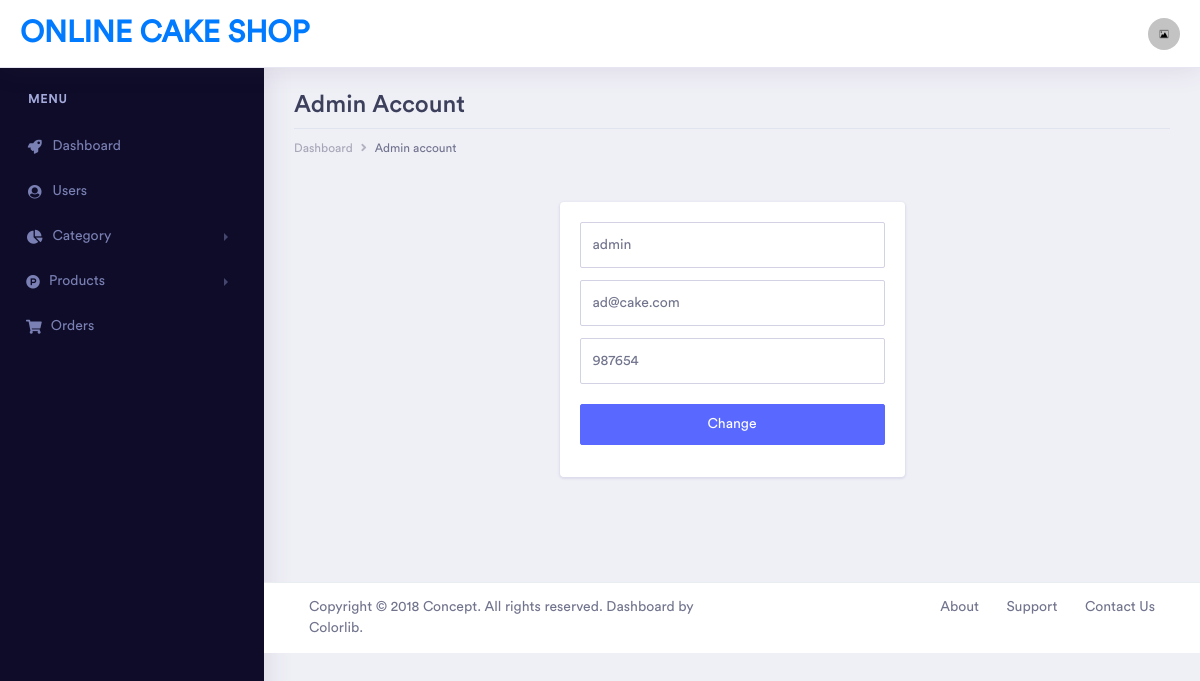
/onlinecakeshop/admin/account_admin.php (signed in), run on the app's committed database.
### tables this page shows
CREATE TABLE `cake_shop_admin_registrations` (
  `admin_id` int(11) NOT NULL,
  `admin_username` varchar(100) NOT NULL,
  `admin_email` varchar(150) NOT NULL,
  `admin_password` varchar(100) NOT NULL
);

### onlinecakeshop/admin/account_admin.php (the view, shortened to what this page needs)
<?php
if (isset($_SESSION['user_admin_id']) && $_SESSION['user_admin_id'] != null) {
?>
<!doctype html>
<html lang="en">
<head>
    <link rel="stylesheet" href="../css/bootstrap.min.css">
    <link href="../fonts/circular-std/style.css" rel="stylesheet">
    <link rel="stylesheet" href="../css/style.css">
    <link rel="stylesheet" href="../fonts/fontawesome/css/fontawesome-all.css">
</head>
<body>
    <div class="dashboard-main-wrapper">
       <div class="dashboard-header">
            <nav class="navbar navbar-expand-lg bg-white fixed-top">
                <a class="navbar-brand" href="#">Online Cake Shop</a>
                <div class="collapse navbar-collapse" id="navbarSupportedContent">
                    <ul class="navbar-nav ml-auto navbar-right-top">
                        <li class="nav-item dropdown nav-user">
                            <a class="nav-link nav-user-img" href="#" id="navbarDropdownMenuLink2" data-toggle="dropdown" aria-haspopup="true" aria-expanded="false"><img src="../uploads/default-image.jpg" alt="" class="user-avatar-md rounded-circle"></a>
                        </li>
                    </ul>
                </div>
            </nav>
        </div>
      <div class="nav-left-sidebar sidebar-dark">
            <div class="menu-list">
                <nav class="navbar navbar-expand-lg navbar-light">
                    <div class="collapse navbar-collapse" id="navbarNav">
                        <ul class="navbar-nav flex-column">
                            <li class="nav-divider">
                                Menu
                            </li>
                            <li class="nav-item ">
                                <a class="nav-link" href="dashboard.php"><i class="fa fa-fw fa-rocket"></i>Dashboard</a>
                            </li>
                            <li class="nav-item">
                                <a class="nav-link" href="view_users.php"><i class="fa fa-fw fa-user-circle"></i>Users</a>
                            </li>
                            <li class="nav-item">
                                <a class="nav-link" href="#" data-toggle="collapse" aria-expanded="false" data-target="#submenu-3" aria-controls="submenu-3"><i class="fas fa-fw fa-chart-pie"></i>Category</a>
                            </li>
                            <li class="nav-item ">
                                <a class="nav-link" href="#" data-toggle="collapse" aria-expanded="false" data-target="#submenu-4" aria-controls="submenu-4"><i class="fab fa-product-hunt
"></i>Products</a>
                            </li>
                            <li class="nav-item">
                                <a class="nav-link" href="view_orders.php"><i class="fas fa-shopping-cart
"></i>Orders</a>
                            </li>
                        </ul>
                    </div>
                </nav>
            </div>
        </div>
        <div class="dashboard-wrapper">
            <div class="container-fluid dashboard-content">
                <div class="row">
                    <div class="col-xl-12 col-lg-12 col-md-12 col-sm-12 col-12">
                        <div class="page-header">
                            <h2 class="pageheader-title">Admin Account</h2>
                            <div class="page-breadcrumb">
                                <nav aria-label="breadcrumb">
                                    <ol class="breadcrumb">
                                        <li class="breadcrumb-item"><a href="dashboard.php" class="breadcrumb-link">Dashboard</a></li>
                                        <li class="breadcrumb-item active" aria-current="page">Admin account</li>
                                    </ol>
                                </nav>
                            </div>
                        </div>
                    </div>
                </div>
                <div class="row">
                    <div class="col-xl-12 col-lg-12 col-md-12 col-sm-12 col-12">
                        <?php
                        require_once("../config.php");
                        $admin_id = $_SESSION['user_admin_id'];
                        $select = "SELECT * FROM cake_shop_admin_registrations where admin_id = $admin_id";
                        $query = mysqli_query($conn, $select);
                        $res = mysqli_fetch_assoc($query);
                        ?>
                        <form id="form" class="splash-container" method="post" action="update_admin.php">
                            <div class="card">
                                <div class="card-body">
                                    <div class="form-group">
                                        <input class="form-control form-control-lg" type="text" name="admin_username" required="" autocomplete="off" value="<?php echo $res['admin_username'];?>">
                                    </div>
                                    <div class="form-group">
                                        <input class="form-control form-control-lg" type="email" name="admin_email" required="" autocomplete="off" value="<?php echo $res['admin_email'];?>">
                                    </div>
                                    <div class="form-group">
                                        <input class="form-control form-control-lg" type="text" required="" name="admin_password" value="<?php echo $res['admin_password'];?>">
                                    </div>
                                    <div class="form-group pt-2">
                                        <button class="btn btn-block btn-primary" type="submit">Change</button>
                                    </div>
                                </div>
                            </div>
                        </form>
                    </div>
                </div>
            </div>
            <div class="footer">
                <div class="container-fluid">
                    <div class="row">
                        <div class="col-xl-6 col-lg-6 col-md-12 col-sm-12 col-12">
                            Copyright © 2018 Concept. All rights reserved. Dashboard by <a href="https://colorlib.com/wp/">Colorlib</a>.
                        </div>
                        <div class="col-xl-6 col-lg-6 col-md-12 col-sm-12 col-12">
                            <div class="text-md-right footer-links d-none d-sm-block">
                                <a href="javascript: void(0);">About</a>
                                <a href="javascript: void(0);">Support</a>
                                <a href="javascript: void(0);">Contact Us</a>
                            </div>
                        </div>
                    </div>
                </div>
            </div>
        </div>
    </div>
</body>
</html>
<?php
}
else {
    header("Location: index.php");
}
?>

### data on the page
cake_shop_admin_registrations: admin_username "admin", admin_email "ad@cake.com", admin_password "987654"
